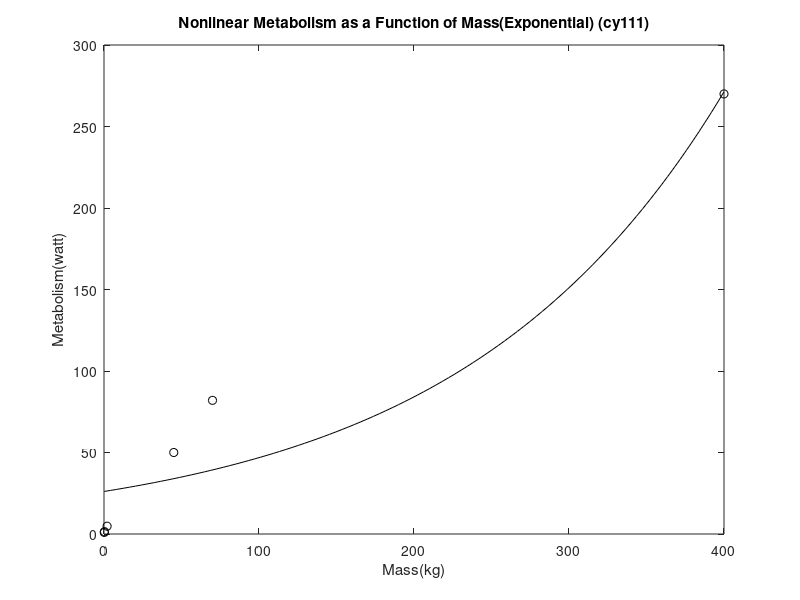
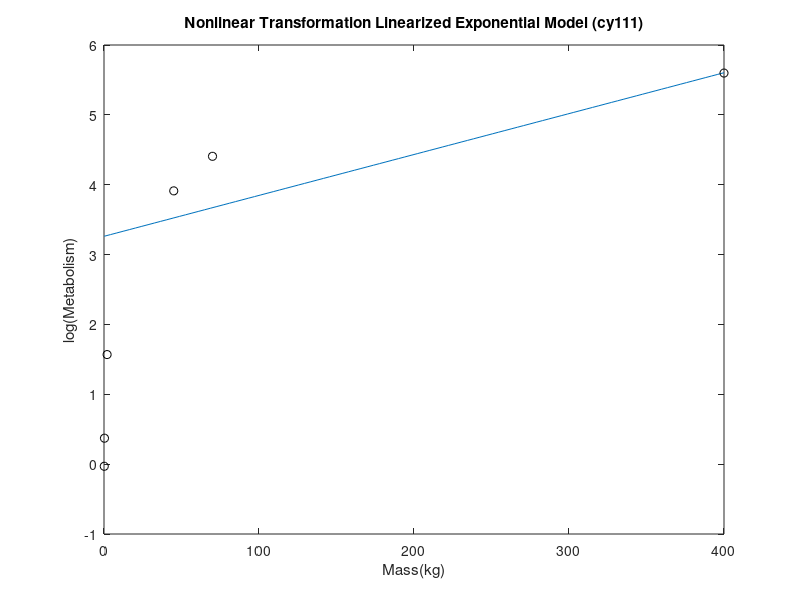
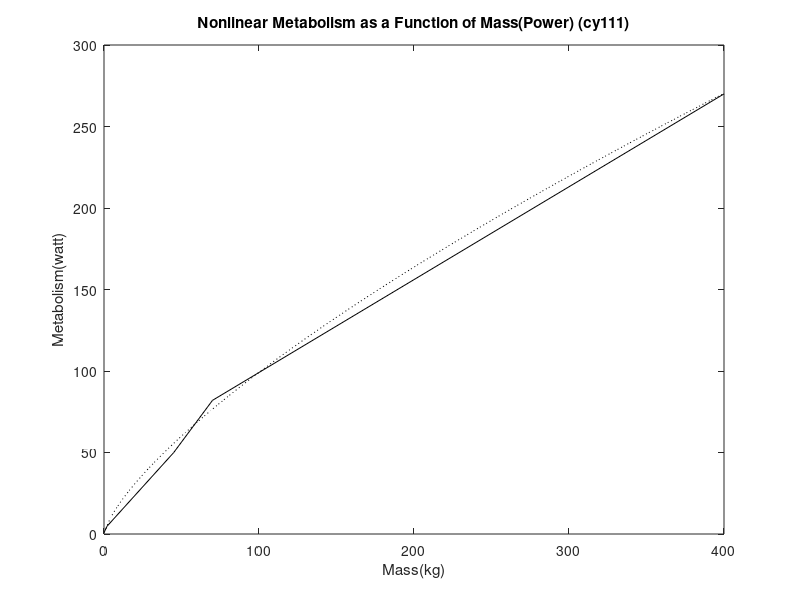
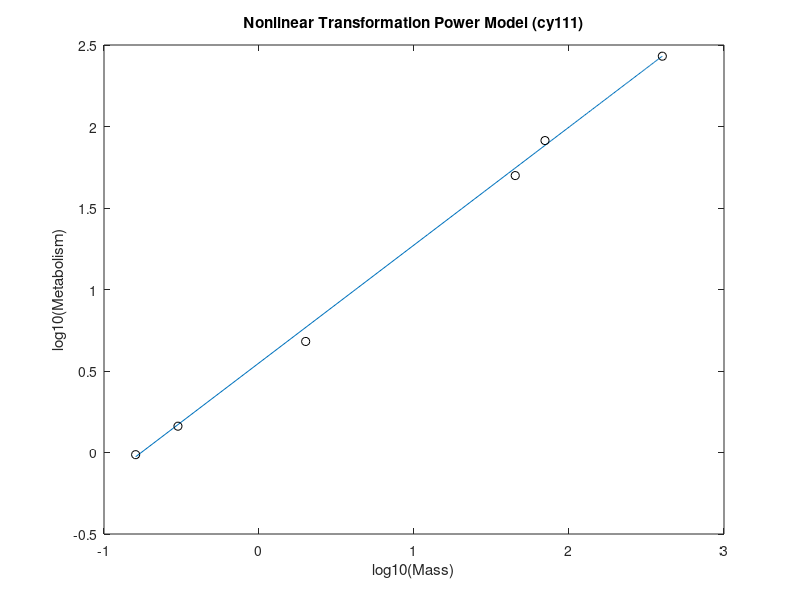

Write MATLAB code to recreate these figures, in order.
%% Initialize the workspace
clear; format short e
figure(1); clf

%% Load and manipulate the data
Mass=[400 70 45 2 0.3 0.16]
Metabolism=[270 82 50 4.8 1.45 0.97]

%% Rename and create model data
x = Mass'
y = Metabolism'
xmodel = linspace(min(x), max(x), 100);

        yeqnE = @(coefs, x) coefs(1).*exp(coefs(2).*x);
        InitGuessE = [5.3509 0.01138]
        
        yeqnP = @(coefs, x) coefs(1).*x.^coefs(2);
        InitGuessP = [3.3893 0.72656]
        
        yeqnS = @(coefs, x) coefs(1).*x./(coefs(2)+x);
        InitGuessS = [21.011 3.4857]

%% Determine the function coefficients
fSSRE = @(coefs, x, y) sum(( y - yeqnE(coefs, x) ).^2)
[MyCoefsE, SrE] = fminsearch(@(MyCoefsDummy) fSSRE(MyCoefsDummy, x, y), InitGuessE)

fSSRP = @(coefs, x, y) sum(( y - yeqnP(coefs, x) ).^2)
[MyCoefsP, SrP] = fminsearch(@(MyCoefsDummy) fSSRP(MyCoefsDummy, x, y), InitGuessP)

fSSRS = @(coefs, x, y) sum(( y - yeqnS(coefs, x) ).^2)
[MyCoefsS, SrS] = fminsearch(@(MyCoefsDummy) fSSRS(MyCoefsDummy, x, y), InitGuessS)

%% Generate estimates and model
yhatE   = yeqnE(MyCoefsE, x);
ymodelE = yeqnE(MyCoefsE, xmodel);

yhatP   = yeqnP(MyCoefsP, x);
ymodelP = yeqnP(MyCoefsP, xmodel);

yhatS   = yeqnS(MyCoefsS, x);
ymodelS = yeqnS(MyCoefsS, xmodel);


%% Calculate statistics
% Compute sum of the squares of the data residuals
St = sum(( y - mean(y) ).^2)
 
% Compute sum of the squares of the estimate residuals
SrE = sum(( y - yhatE ).^2)
SrP = sum(( y - yhatP ).^2)
SrS = sum(( y - yhatS ).^2)
 
% Compute the coefficient of determination
r2E = (St - SrE) / St
r2P = (St - SrP) / St
r2S = (St - SrS) / St
 

%% Generate plots
figure(1)
plot(x,      y,      'ko',xmodel, ymodelE, 'k-')
title('Nonlinear Metabolism as a Function of Mass(Exponential) (cy111)')'
 xlabel('Mass(kg)')
 ylabel('Metabolism(watt)')


figure(2)
plot(xmodel,log(ymodelE), x,      log(y),      'ko' )
 xlabel('Mass(kg)')
 ylabel('log(Metabolism)')
 title('Nonlinear Transformation Linearized Exponential Model (cy111)')

figure(3)
plot(x,      y,      'k-',xmodel, ymodelP, 'k:')
 xlabel('Mass(kg)')
 ylabel('Metabolism(watt)')
 title('Nonlinear Metabolism as a Function of Mass(Power) (cy111)')

figure(4)
plot(log10(xmodel),log10(ymodelP), log10(x),      log10(y),      'ko' )
 xlabel('log10(Mass)')
 ylabel('log10(Metabolism)')
 title('Nonlinear Transformation Power Model (cy111)')

figure(5)
plot(x,      y,      'ko',xmodel, ymodelS, 'k--')
 xlabel('Mass(kg)')
 ylabel('Metabolism(watt)')
 title('Nonlinear Metabolism as a Function of Mass(Saturation) (cy111)')

figure(6)
plot(1./xmodel,1./ymodelS, 1./x,      1./y,      'ko' )
 xlabel('1/Mass(1/kg)')
 ylabel('1/Metabolism(1/watt)')
 title('Nonlinear Transformation Saturation Model (cy111)')

 
EstE = yeqnE(MyCoefsE, 200)
EstP = yeqnP(MyCoefsP, 200)
EstS = yeqnS(MyCoefsS, 200)